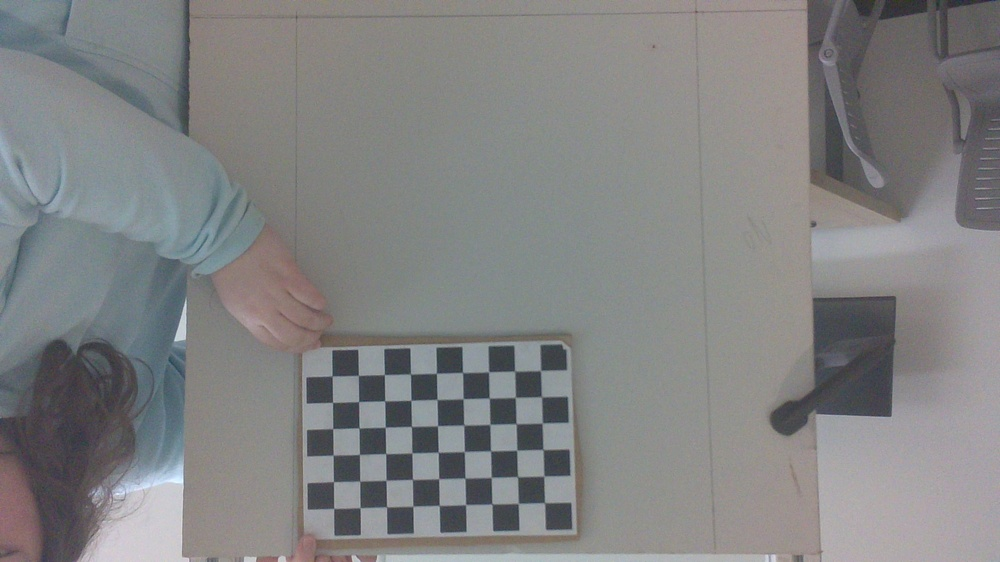
#> input picture robot_calibration/pic0.jpg, 1000 x 562 px, shrunk from 1920 x 1080 before the run; its folder holds only this picture in this run
$ python calibration.py
#> lines starting #> are read from the running program, lines starting #| are printed output that depends on the picture; after the words box and inside, x2 and y2 are one past the last pixel; in counts of white or black regions, pixels touching at a corner belong together; long printed decimals are rounded
import numpy as np
import cv2 as cv
import glob

# termination criteria
criteria = (cv.TERM_CRITERIA_EPS + cv.TERM_CRITERIA_MAX_ITER, 30, 0.001)

# prepare object points, like (0,0,0), (1,0,0), (2,0,0) ....,(6,5,0)
objp = np.zeros((9*6,3), np.float32)
objp[:,:2] = np.mgrid[0:9,0:6].T.reshape(-1,2)

# Arrays to store object points and image points from all the images.
objpoints = [] # 3d point in real world space
imgpoints = [] # 2d points in image plane.

# [20 lines of commented-out code are left out]

images = glob.glob('robot_calibration/*.jpg')

for fname in images:
    img = cv.imread(fname)
#> img is the input picture: shape (562, 1000, 3); mean B, G, R 130.7, 130.4, 129.9
    gray = cv.cvtColor(img, cv.COLOR_BGR2GRAY)

    # Find the chess board corners
    ret, corners = cv.findChessboardCorners(gray, (9,6), None)
#> ret = True; corners = 54 rows, first 8: [544.5, 502.7], [518.3, 503.5], [492, 503.9], [465.6, 504.5], [439.2, 505.5], [412.9, 506.1], [386.7, 506.9], [359.9, 507.5]

    # If found, add object points, image points (after refining them)
    if ret == True:
        objpoints.append(objp)
    else:
        print("Unable to find corners")
        continue

    corners2 = cv.cornerSubPix(gray,corners, (11,11), (-1,-1), criteria)
#> corners2 = 54 rows, first 8: [544.6, 502.7], [518.3, 503.4], [492, 503.9], [465.6, 504.6], [439.2, 505.4], [412.8, 506.2], [386.6, 506.9], [360.2, 507.6]
    imgpoints.append(corners2)

    # Draw and display the corners
    cv.drawChessboardCorners(img, (9,6), corners2, ret)
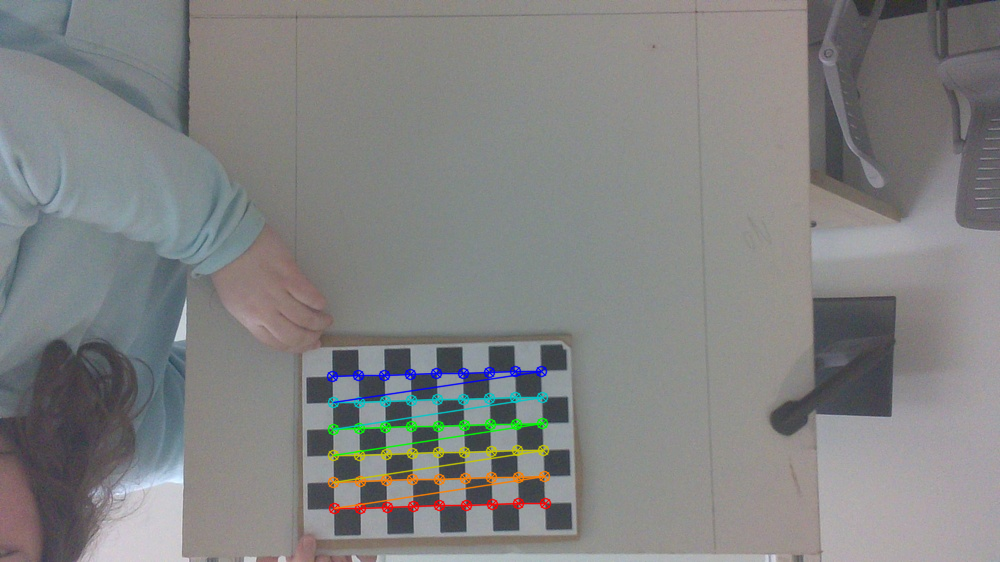
#> img: shape (562, 1000, 3); 1.95% of pixels changed, all inside (x1, y1, x2, y2) = (326, 365, 552, 515)
    cv.imshow('img', img)
    cv.waitKey(500)

cv.destroyAllWindows()
print(f'obj:{len(objpoints)}, img:{len(imgpoints)}')
#| obj:1, img:1
ret, mtx, dist, rvecs, tvecs = cv.calibrateCamera(objpoints, imgpoints, gray.shape[::-1], None, None)
#> ret = 0.0766; mtx = [[695.6, 0, 518.5], [0, 689.8, 231.4], [0, 0, 1]]; dist = [[0.0535, -0.255, 0.000366, 0.00419, 0.532]]; rvecs = ([-0.0167, 0.0769, 3.12],); tvecs = ([0.974, 10.38, 26.53],)
print(f'mtx:\n{mtx}\ndist:\n{dist}\nrvecs:\n{rvecs}\ntvecs:\n{tvecs}')
#> (printed output is left out)

$ run again, on robot_calibration/pic12.jpg
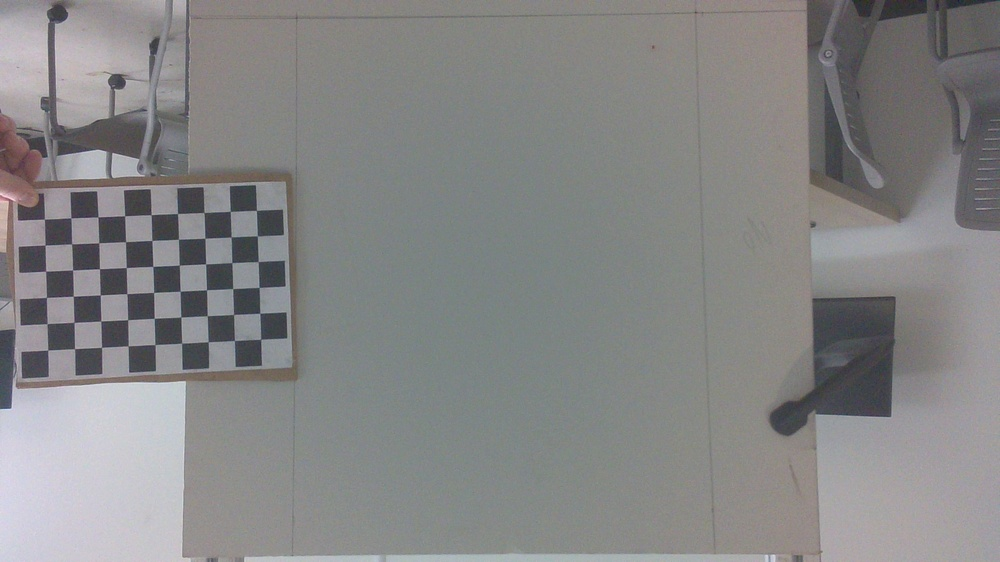
#> input picture robot_calibration/pic12.jpg, 1000 x 562 px, shrunk from 1920 x 1080 before the run
#> img is the input picture: shape (562, 1000, 3); mean B, G, R 134.1, 134, 134
#> `ret, corners = cv.findChessboardCorners(gray, (9,6), None)`: ret = True; corners = 54 rows, first 8: [44.42, 219.2], [70.96, 218.1], [98.01, 217], [124.8, 215.7], [150.8, 214.9], [177.6, 213.6], [204.1, 212.5], [230, 211.1]
#> corners2 = 54 rows, first 8: [44.45, 219.2], [70.86, 217.8], [97.98, 216.8], [124.6, 215.7], [151.1, 214.7], [177.5, 213.5], [203.9, 212.5], [230.3, 211.4]
#> `cv.drawChessboardCorners(img, (9,6), corners2, ret)`:
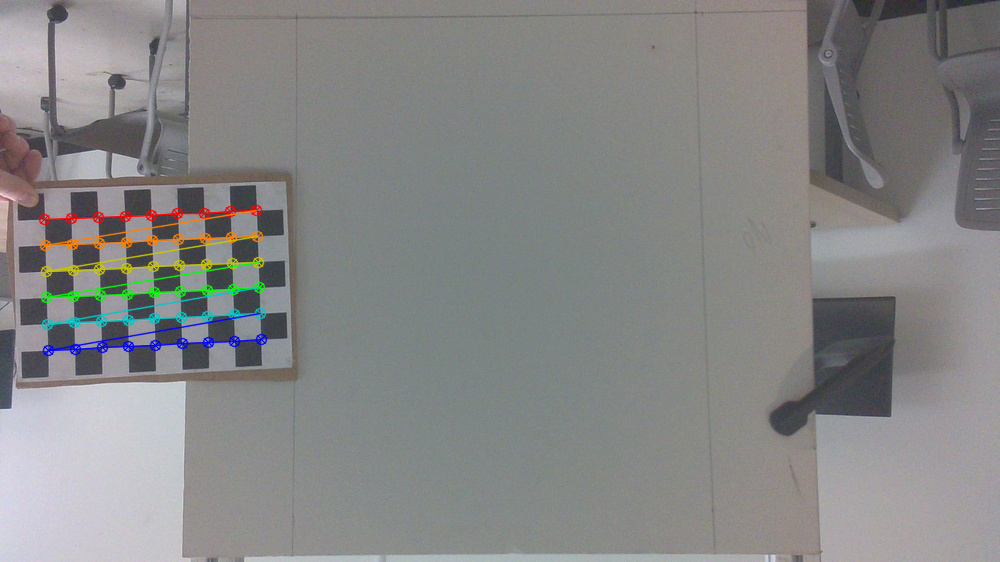
#> img: shape (562, 1000, 3); 1.95% of pixels changed, all inside (x1, y1, x2, y2) = (38, 204, 268, 357)
#| obj:1, img:1
#> `ret, mtx, dist, rvecs, tvecs = cv.calibrateCamera(objpoints, imgpoints..`: ret = 0.122; mtx = [[1124.1, 0, 482.7], [0, 1109.8, 193.6], [0, 0, 1]]; dist = [[0.216, -0.184, -0.000101, 0.0202, -0.398]]; rvecs = ([-0.0291, -0.0285, -0.0412],); tvecs = ([-16.74, 0.979, 43.07],)
#> (printed output is left out)

$ run again, on robot_calibration/pic13.jpg
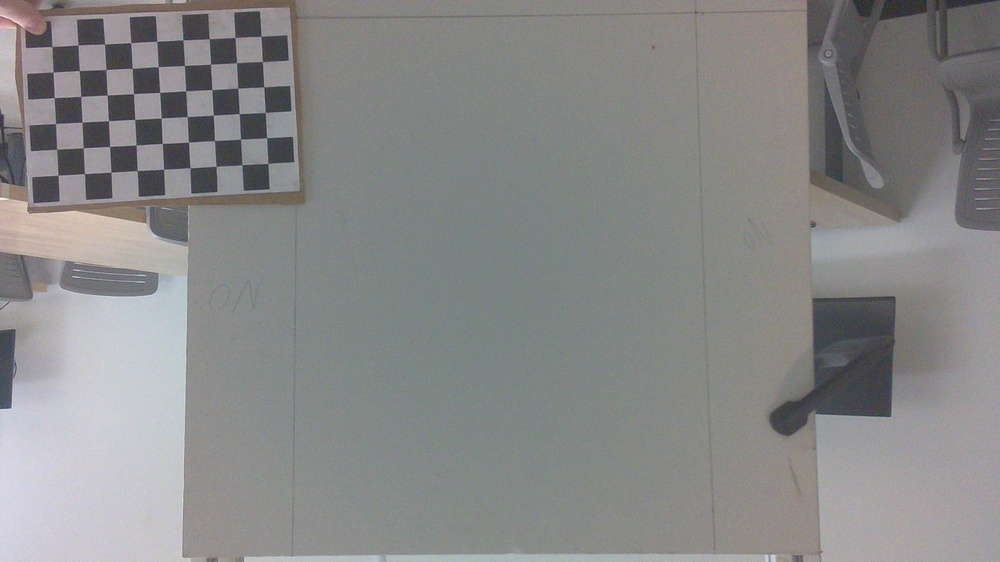
#> input picture robot_calibration/pic13.jpg, 1000 x 562 px, shrunk from 1920 x 1080 before the run
#> img is the input picture: shape (562, 1000, 3); mean B, G, R 136.4, 136.3, 136.3
#> `ret, corners = cv.findChessboardCorners(gray, (9,6), None)`: ret = True; corners = 54 rows, first 8: [52.07, 46.47], [77.97, 45.03], [104.5, 44], [130.9, 42.64], [156.6, 41.08], [183, 39.96], [209.1, 38.84], [235, 37.46]
#> corners2 = 54 rows, first 8: [51.94, 46.48], [77.97, 44.86], [104.6, 44.03], [130.8, 42.67], [156.7, 41.25], [182.9, 39.8], [209.2, 38.75], [235, 37.41]
#> `cv.drawChessboardCorners(img, (9,6), corners2, ret)`:
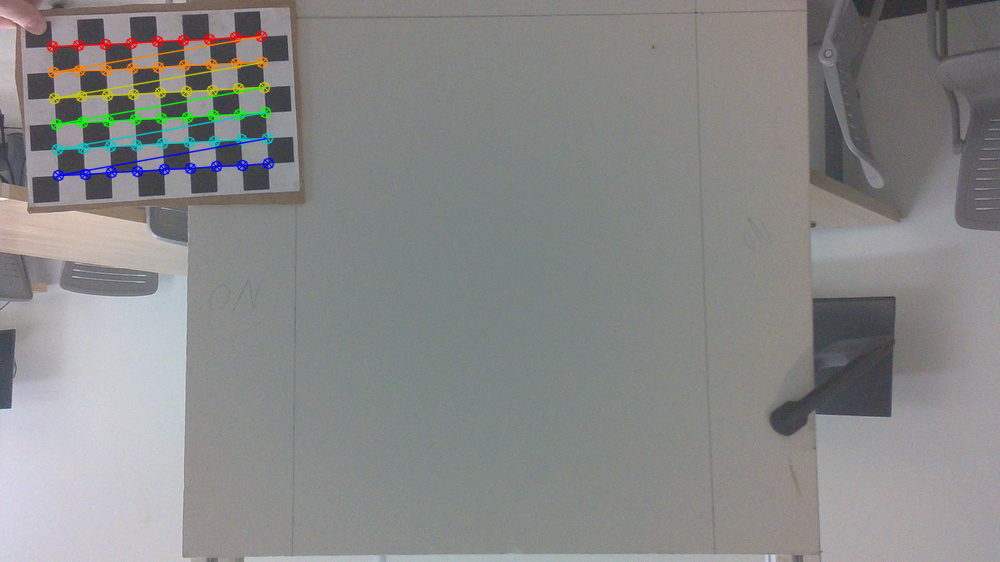
#> img: shape (562, 1000, 3); 1.93% of pixels changed, all inside (x1, y1, x2, y2) = (46, 30, 275, 182)
#| obj:1, img:1
#> `ret, mtx, dist, rvecs, tvecs = cv.calibrateCamera(objpoints, imgpoints..`: ret = 0.144; mtx = [[752.6, 0, 473.3], [0, 754.1, 306], [0, 0, 1]]; dist = [[-0.0518, 0.175, 0.0015, -0.00162, -0.189]]; rvecs = ([-0.0267, -0.034, -0.0624],); tvecs = ([-16.26, -10.02, 28.95],)
#| mtx:
#| [[752.562   0.         473.310]
#|  [  0.         754.112 306.033]
#|  [  0.           0.           1.        ]]
#| dist:
#| [[-0.05183  0.1752  0.001503 -0.001616 -0.1891]]
#> (further printed lines are left out)

$ run again, on robot_calibration/pic14.jpg
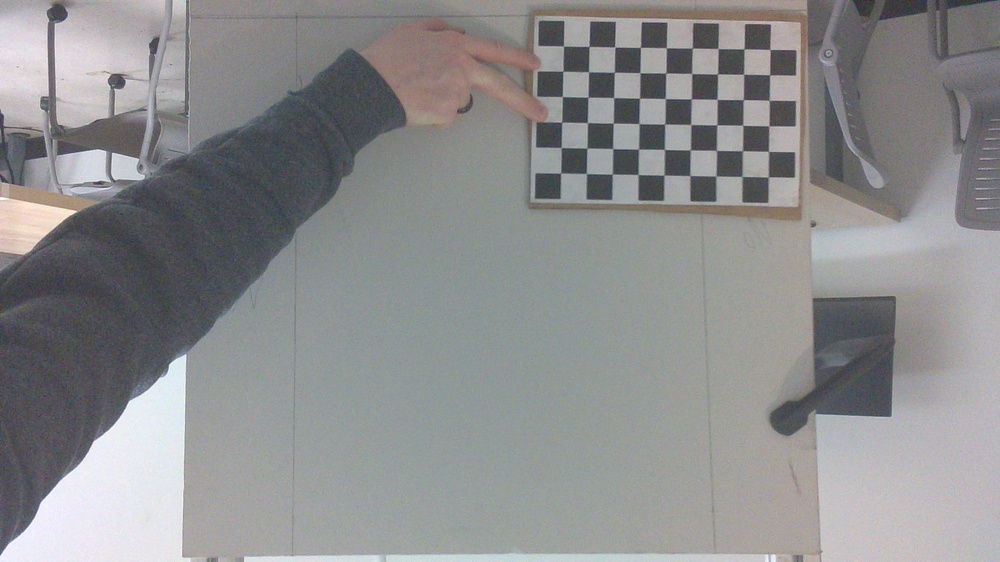
#> input picture robot_calibration/pic14.jpg, 1000 x 562 px, shrunk from 1920 x 1080 before the run
#> img is the input picture: shape (562, 1000, 3); mean B, G, R 141.7, 141, 140.6
#> `ret, corners = cv.findChessboardCorners(gray, (9,6), None)`: ret = True; corners = 54 rows, first 8: [563.4, 46.24], [588.9, 46.48], [614.9, 46.96], [640.5, 47.42], [666.2, 47.9], [692.2, 48.16], [718, 48.44], [744, 48.98]
#> corners2 = 54 rows, first 8: [563.5, 45.95], [589, 46.42], [614.7, 46.93], [640.5, 47.37], [666.3, 47.68], [692.4, 48.06], [718, 48.54], [744.1, 48.84]
#> `cv.drawChessboardCorners(img, (9,6), corners2, ret)`:
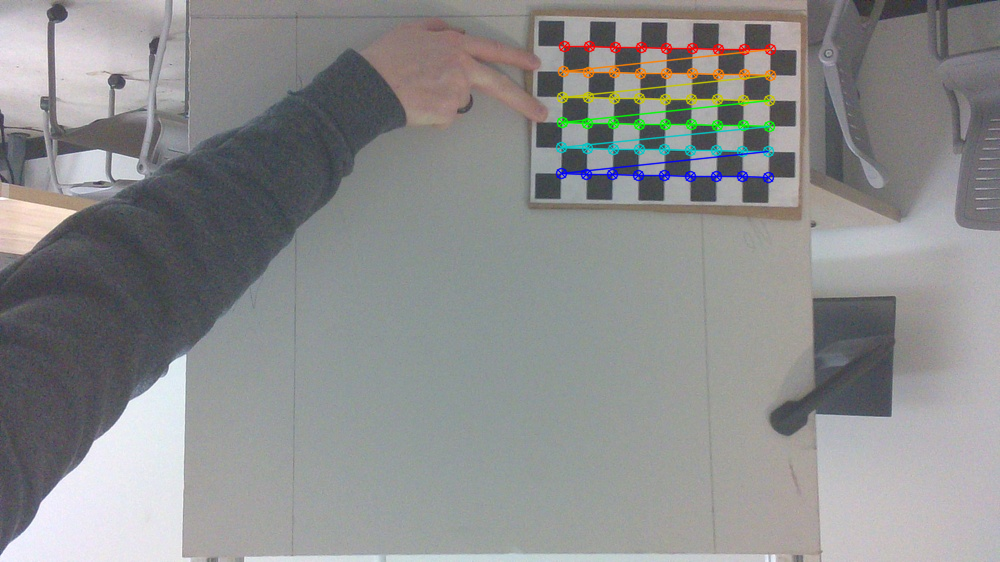
#> img: shape (562, 1000, 3); 1.92% of pixels changed, all inside (x1, y1, x2, y2) = (555, 40, 777, 184)
#| obj:1, img:1
#> `ret, mtx, dist, rvecs, tvecs = cv.calibrateCamera(objpoints, imgpoints..`: ret = 0.0987; mtx = [[711.1, 0, 489.9], [0, 709.5, 221.5], [0, 0, 1]]; dist = [[-0.0556, 0.57, -0.00266, 0.0144, -1.63]]; rvecs = ([-0.0327, -0.0169, 0.0206],); tvecs = ([2.85, -6.89, 27.93],)
#| mtx:
#| [[711.140   0.         489.874]
#|  [  0.         709.494 221.508]
#|  [  0.           0.           1.        ]]
#| dist:
#| [[-0.05563  0.5701 -0.002664  0.01438 -1.634]]
#> (further printed lines are left out)
